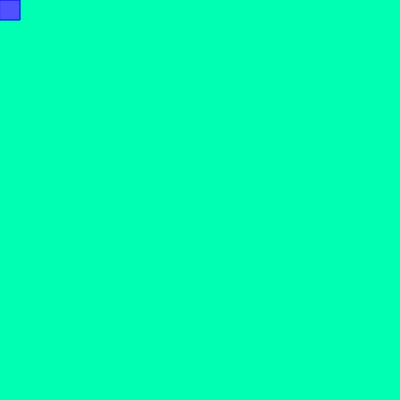
Frame 1 (no input)
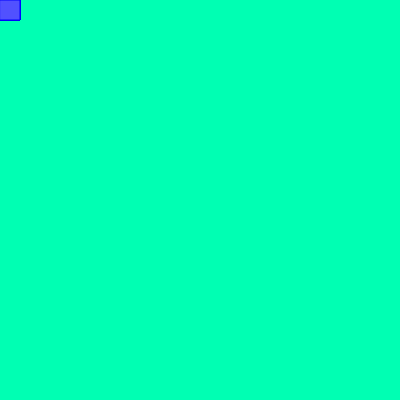
Frame 60 (no input)
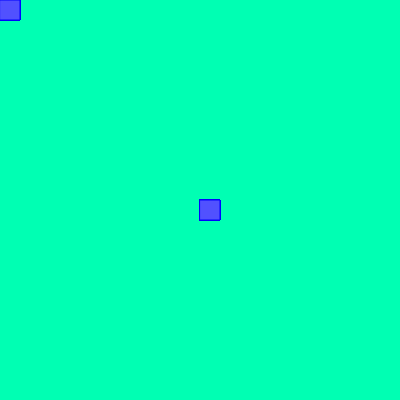
Frame 120 (the mouse pressed at the canvas centre since frame 60)

The p5.js sketch that drew these frames (run headless with seeded random() and noise() and a simulated clock; from frame 60 on, the mouse is pressed at the canvas centre):

// p5.js sketch
// ── sketch.js
function setup() {
  createCanvas(400, 400);
   background("rgb(0,255,179)");
}

function draw() {
  
  stroke("BLUE");
  fill("rgb(81,81,255)");
  
 if(mouseIsPressed);
  rect(mouseX,mouseY,20,20);
} 
